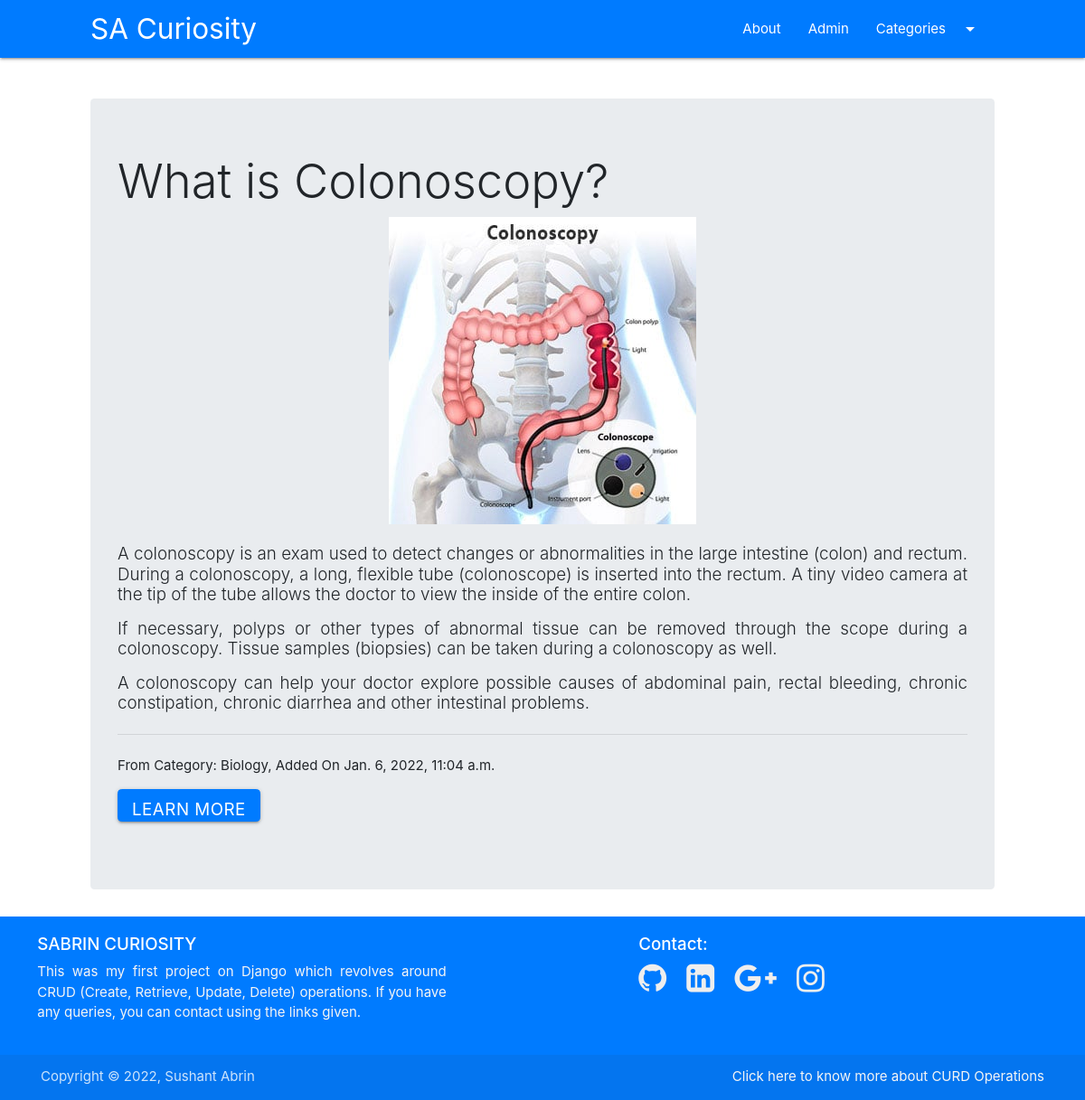
The page /curiosity/colonoscopy on the database its author committed.
### curiosity/models.py (models this page shows, shortened)
class Post(models.Model):
    post_id = models.AutoField(primary_key = True)
    title = models.CharField(max_length=200)
    content = HTMLField()
    url=models.CharField(max_length=100)
    cat = models.ForeignKey(Category,on_delete=models.CASCADE)
    image = models.ImageField(upload_to='post/')
    date_added = models.DateTimeField(auto_now_add=True,null=True)

class Category(models.Model):
    title = models.CharField(max_length=100)
    cat_id = models.AutoField(primary_key=True)
    description = models.TextField()
    url = models.CharField(max_length=100)
    image = models.ImageField(upload_to='category/')
    date_added = models.DateTimeField(auto_now_add=True,null=True)

### curiosity/views.py (the view)
# urls.py: path('curiosity/<slug:url>', post),
def post(request,url):
    post = Post.objects.get(url=url)
    cats = Category.objects.all()
    return render(request,'posts.html',{'post':post, 'cats':cats})

### templates/posts.html (shortened to what this page needs)
{%extends 'base.html'%}
{%block content%}
<br><br>
    <div class="jumbotron">
      <h1 class="display-4">{{post.title}}</h1>
      <center><img src="/media/{{post.image}}" class="responsive-img"  alt=""></center><br>
      <h6 class="lead" align="justify">{{post.content | safe}}</h6>
      <hr class="my-4">
      <p>From Category: {{post.cat.title}}, Added On {{post.date_added}} </p>
      <p class="lead">
        <a class="btn btn-primary btn-lg" href="https://www.google.com/search?q={{post.title}}" role="button">Learn more</a>
      </p>
    </div>
  </div>
{%endblock%}

### rows shown on the page
Post: title "What is Colonoscopy?", image (picture), content "A colonoscopy is an exam used to detect changes or abnormalities in the large intestine (colon) and rectum. During a colonoscopy, a long, flexible tube (colonoscope) is inserted into the rectum. A tiny video camera at the tip of the tube allows the doctor to view the inside of the entire colon. If necessary, polyps or other types of abnormal tissue can be removed through the scope during a colonoscopy. Tissue samples (biopsies) can be taken during a colonoscopy as well. A colonoscopy can help your doctor explore possible causes of abdominal pain, rectal bleeding, chronic constipation, chronic diarrhea and other intestinal problems.", cat "Biology", date_added "Jan. 6, 2022, 11:04 a.m."
